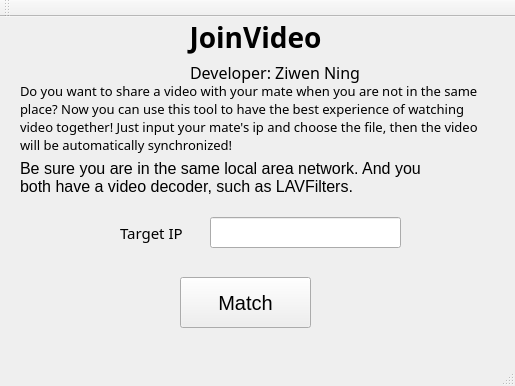
<?xml version="1.0" encoding="UTF-8"?>
<ui version="4.0">
 <class>MainWindow</class>
 <widget class="QMainWindow" name="MainWindow">
  <property name="geometry">
   <rect>
    <x>0</x>
    <y>0</y>
    <width>515</width>
    <height>386</height>
   </rect>
  </property>
  <property name="windowTitle">
   <string>MainWindow</string>
  </property>
  <widget class="QWidget" name="centralWidget">
   <widget class="QLabel" name="label">
    <property name="geometry">
     <rect>
      <x>160</x>
      <y>0</y>
      <width>191</width>
      <height>41</height>
     </rect>
    </property>
    <property name="font">
     <font>
      <family>Axure Handwriting</family>
      <pointsize>21</pointsize>
      <weight>75</weight>
      <italic>false</italic>
      <bold>true</bold>
      <underline>false</underline>
      <strikeout>false</strikeout>
      <kerning>true</kerning>
     </font>
    </property>
    <property name="text">
     <string>JoinVideo</string>
    </property>
    <property name="textFormat">
     <enum>Qt::AutoText</enum>
    </property>
    <property name="alignment">
     <set>Qt::AlignCenter</set>
    </property>
   </widget>
   <widget class="QLabel" name="label_2">
    <property name="geometry">
     <rect>
      <x>20</x>
      <y>60</y>
      <width>461</width>
      <height>81</height>
     </rect>
    </property>
    <property name="font">
     <font>
      <family>Cooper Black</family>
      <pointsize>10</pointsize>
      <weight>50</weight>
      <bold>false</bold>
     </font>
    </property>
    <property name="text">
     <string>Do you want to share a video with your mate when you are not in the same place? Now you can use this tool to have the best experience of watching video together! Just input your mate's ip and choose the file, then the video will be automatically synchronized!</string>
    </property>
    <property name="wordWrap">
     <bool>true</bool>
    </property>
   </widget>
   <widget class="QLineEdit" name="Target_idText">
    <property name="geometry">
     <rect>
      <x>210</x>
      <y>200</y>
      <width>191</width>
      <height>31</height>
     </rect>
    </property>
   </widget>
   <widget class="QPushButton" name="MatchButton">
    <property name="enabled">
     <bool>true</bool>
    </property>
    <property name="geometry">
     <rect>
      <x>180</x>
      <y>260</y>
      <width>131</width>
      <height>51</height>
     </rect>
    </property>
    <property name="font">
     <font>
      <family>Arial</family>
      <pointsize>15</pointsize>
     </font>
    </property>
    <property name="text">
     <string>Match</string>
    </property>
   </widget>
   <widget class="QLabel" name="label_4">
    <property name="geometry">
     <rect>
      <x>120</x>
      <y>200</y>
      <width>81</width>
      <height>31</height>
     </rect>
    </property>
    <property name="font">
     <font>
      <family>Javanese Text</family>
      <pointsize>11</pointsize>
     </font>
    </property>
    <property name="text">
     <string>Target IP</string>
    </property>
   </widget>
   <widget class="QLabel" name="label_3">
    <property name="geometry">
     <rect>
      <x>190</x>
      <y>40</y>
      <width>211</width>
      <height>31</height>
     </rect>
    </property>
    <property name="font">
     <font>
      <family>Bahnschrift</family>
      <pointsize>12</pointsize>
     </font>
    </property>
    <property name="text">
     <string>Developer: Ziwen Ning</string>
    </property>
   </widget>
   <widget class="QLabel" name="label_5">
    <property name="geometry">
     <rect>
      <x>20</x>
      <y>140</y>
      <width>431</width>
      <height>41</height>
     </rect>
    </property>
    <property name="font">
     <font>
      <family>Arial</family>
      <pointsize>12</pointsize>
     </font>
    </property>
    <property name="text">
     <string>Be sure you are in the same local area network. And you both have a video decoder, such as LAVFilters.</string>
    </property>
    <property name="wordWrap">
     <bool>true</bool>
    </property>
   </widget>
  </widget>
  <widget class="QMenuBar" name="menuBar">
   <property name="geometry">
    <rect>
     <x>0</x>
     <y>0</y>
     <width>515</width>
     <height>21</height>
    </rect>
   </property>
  </widget>
  <widget class="QToolBar" name="mainToolBar">
   <attribute name="toolBarArea">
    <enum>TopToolBarArea</enum>
   </attribute>
   <attribute name="toolBarBreak">
    <bool>false</bool>
   </attribute>
  </widget>
  <widget class="QStatusBar" name="statusBar"/>
 </widget>
 <layoutdefault spacing="6" margin="11"/>
 <resources/>
 <connections/>
</ui>
